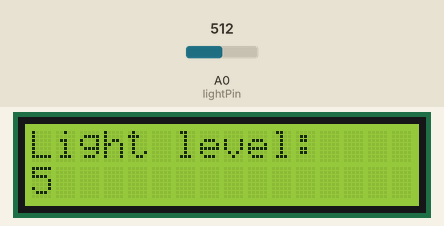
Recording of a sketch running on a simulated Arduino Uno, built with avr-gcc and run on an emulated ATmega328P. Shown: 16×2 character LCD. The inputs (shaded band) are chosen by the test bench; at power-on: A0 (lightPin) = 512. What the sketch prints to the serial monitor is not drawn.

Above: at 1.26 s.
1.3 s: A0 (lightPin) set to 716
At 1.52 s:
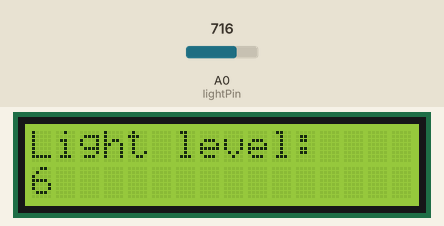
4.3 s: A0 (lightPin) set to 900
5.8 s: A0 (lightPin) set to 1023
At 6.33 s:
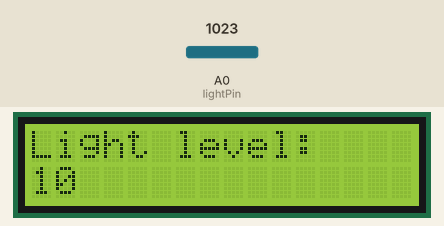
7.3 s: A0 (lightPin) set to 11
At 7.58 s:
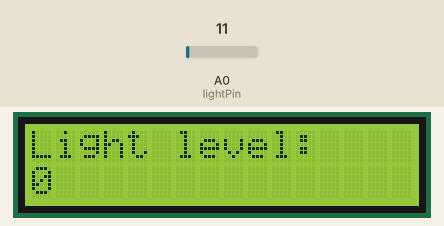
8.8 s: A0 (lightPin) set to 8
Timing chart, 0 to 11.3 s (numbered marks = the images above; inputs shaded):
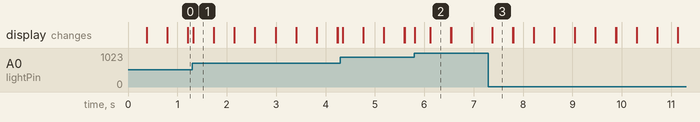

Measured:
- after the input at 1.3 s, the display: changes at once (image 1)
- after the input at 5.8 s, the display: changes at once (image 2)
- after the input at 7.3 s, the display: first differs from a run without the input after 0.08 s (image 3)
- what the display in image 1 shows lasts 0.4 s, from 1.3 s to 1.7 s

The sketch:

light_sensor.ino
```cpp
#include <LiquidCrystal.h>
#include <SoftwareSerial.h>

int lightPin=A0;
int val,light;
LiquidCrystal lcd(12,11,2,3,4,5); //initialize lcd pins
void setup()
{
  Serial.begin(9600);             //start serial and lcd
  lcd.begin(16, 2);
}

void loop()
{
  val=analogRead(lightPin);       //read light value and map b/w 0 to 10
  light=map(val,0,1023,0,10);     //change these values accordingly
  Serial.println(val);            //print to serial monitor
  lcd.print("Light level:");      //print on display
  lcd.setCursor(0,1);             //set cursor to next line
  lcd.print(light);               //print light value
  delay(100);
  lcd.clear();                    //clear lcd
}
```
